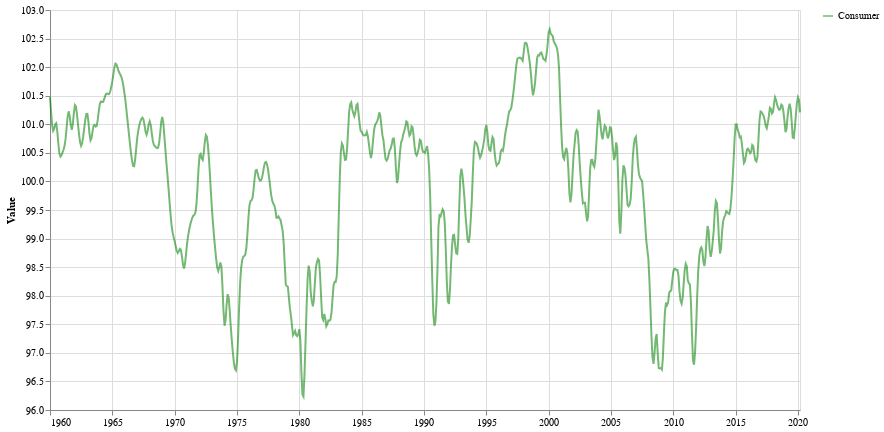

Notebook cell for this chart:
### Code cell
cUsaSubset = df_consumer[df_consumer['LOCATION'] == 'USA'][['TIME', 'Value']]

def chartFor(df, label, color='green'):
    return alt.Chart(df).mark_line(color=f'{color}').transform_calculate(
        label=f"'{label}'"
    ).encode(
        alt.X('TIME:T', axis=alt.Axis(title='')),
        alt.Y('Value:Q', scale=alt.Scale(zero=False)),
        alt.Opacity('label:N', legend=alt.Legend(title=""))
    ).properties(
        width=750,
        height=400
    )

consumer = chartFor(cUsaSubset, 'Consumer')

consumer.display()

### Figure 1 — Vega-Lite specification as saved in the notebook (floating-point values rounded to 4 significant figures; data arrays with more than 128 entries replaced by an {"elided": "..."} marker saying what was removed)
{"config": {"view": {"continuousWidth": 400, "continuousHeight": 300}}, "data": {"name": "data-ee4e5835fe6502c2ecc3e72274c354ff"}, "mark": {"type": "line", "color": "green"}, "encoding": {"opacity": {"type": "nominal", "field": "label", "legend": {"title": ""}}, "x": {"type": "temporal", "axis": {"title": ""}, "field": "TIME"}, "y": {"type": "quantitative", "field": "Value", "scale": {"zero": false}}}, "height": 400, "transform": [{"calculate": "'Consumer'", "as": "label"}], "width": 750, "$schema": "https://vega.github.io/schema/vega-lite/v4.8.1.json", "datasets": {"data-ee4e5835fe6502c2ecc3e72274c354ff": {"elided": "723 records"}}}
